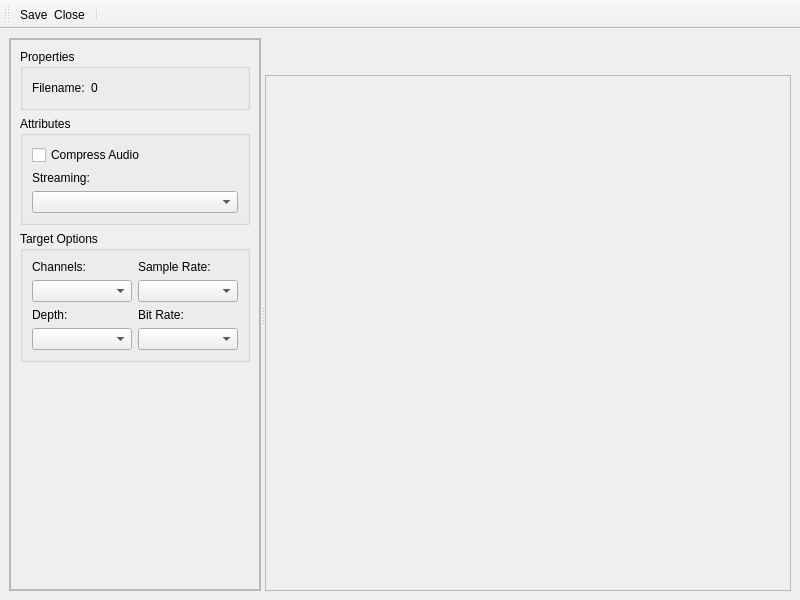
<?xml version="1.0" encoding="UTF-8"?>
<ui version="4.0">
 <class>AssetEditor_Sound</class>
 <widget class="QMainWindow" name="AssetEditor_Sound">
  <property name="geometry">
   <rect>
    <x>0</x>
    <y>0</y>
    <width>800</width>
    <height>600</height>
   </rect>
  </property>
  <property name="windowTitle">
   <string>MainWindow</string>
  </property>
  <widget class="QWidget" name="centralwidget">
   <layout class="QGridLayout" name="gridLayout_9">
    <item row="0" column="0">
     <widget class="QSplitter" name="splitter">
      <property name="orientation">
       <enum>Qt::Horizontal</enum>
      </property>
      <widget class="QFrame" name="frame_2">
       <property name="sizePolicy">
        <sizepolicy hsizetype="Preferred" vsizetype="Preferred">
         <horstretch>1</horstretch>
         <verstretch>0</verstretch>
        </sizepolicy>
       </property>
       <property name="minimumSize">
        <size>
         <width>0</width>
         <height>0</height>
        </size>
       </property>
       <property name="frameShape">
        <enum>QFrame::StyledPanel</enum>
       </property>
       <property name="frameShadow">
        <enum>QFrame::Raised</enum>
       </property>
       <layout class="QGridLayout" name="gridLayout_2">
        <property name="leftMargin">
         <number>0</number>
        </property>
        <property name="topMargin">
         <number>0</number>
        </property>
        <property name="rightMargin">
         <number>0</number>
        </property>
        <property name="bottomMargin">
         <number>0</number>
        </property>
        <item row="0" column="0">
         <widget class="QScrollArea" name="scrollArea">
          <property name="sizePolicy">
           <sizepolicy hsizetype="Preferred" vsizetype="Expanding">
            <horstretch>0</horstretch>
            <verstretch>0</verstretch>
           </sizepolicy>
          </property>
          <property name="minimumSize">
           <size>
            <width>250</width>
            <height>0</height>
           </size>
          </property>
          <property name="frameShape">
           <enum>QFrame::StyledPanel</enum>
          </property>
          <property name="frameShadow">
           <enum>QFrame::Raised</enum>
          </property>
          <property name="horizontalScrollBarPolicy">
           <enum>Qt::ScrollBarAlwaysOff</enum>
          </property>
          <property name="sizeAdjustPolicy">
           <enum>QAbstractScrollArea::AdjustToContents</enum>
          </property>
          <property name="widgetResizable">
           <bool>true</bool>
          </property>
          <widget class="QWidget" name="scrollAreaWidgetContents">
           <property name="geometry">
            <rect>
             <x>0</x>
             <y>0</y>
             <width>248</width>
             <height>546</height>
            </rect>
           </property>
           <layout class="QGridLayout" name="gridLayout_8">
            <item row="1" column="0">
             <widget class="QGroupBox" name="groupBox_2">
              <property name="title">
               <string>Attributes</string>
              </property>
              <layout class="QGridLayout" name="gridLayout_4">
               <item row="0" column="0">
                <widget class="QCheckBox" name="checkBox_compress">
                 <property name="toolTip">
                  <string>Compress audio to Ogg Vorbis format</string>
                 </property>
                 <property name="text">
                  <string>Compress Audio</string>
                 </property>
                </widget>
               </item>
               <item row="1" column="0">
                <widget class="QLabel" name="label_5">
                 <property name="text">
                  <string>Streaming:</string>
                 </property>
                </widget>
               </item>
               <item row="2" column="0">
                <widget class="QComboBox" name="comboBox_streaming"/>
               </item>
              </layout>
             </widget>
            </item>
            <item row="2" column="0">
             <widget class="QGroupBox" name="groupBox_textureSettings">
              <property name="title">
               <string>Target Options</string>
              </property>
              <layout class="QGridLayout" name="gridLayout_6">
               <item row="0" column="0">
                <widget class="QLabel" name="label_channels">
                 <property name="text">
                  <string>Channels: </string>
                 </property>
                </widget>
               </item>
               <item row="0" column="1">
                <widget class="QLabel" name="label_sampleRate">
                 <property name="text">
                  <string>Sample Rate:</string>
                 </property>
                </widget>
               </item>
               <item row="1" column="0">
                <widget class="QComboBox" name="comboBox_channels"/>
               </item>
               <item row="1" column="1">
                <widget class="QComboBox" name="comboBox_sampleRate"/>
               </item>
               <item row="2" column="0">
                <widget class="QLabel" name="label__depth">
                 <property name="text">
                  <string>Depth:</string>
                 </property>
                </widget>
               </item>
               <item row="2" column="1">
                <widget class="QLabel" name="label_kbps">
                 <property name="text">
                  <string>Bit Rate:</string>
                 </property>
                </widget>
               </item>
               <item row="3" column="0">
                <widget class="QComboBox" name="comboBox_depth"/>
               </item>
               <item row="3" column="1">
                <widget class="QComboBox" name="comboBox_bitRate"/>
               </item>
              </layout>
             </widget>
            </item>
            <item row="3" column="0">
             <spacer name="verticalSpacer_2">
              <property name="orientation">
               <enum>Qt::Vertical</enum>
              </property>
              <property name="sizeHint" stdset="0">
               <size>
                <width>17</width>
                <height>1</height>
               </size>
              </property>
             </spacer>
            </item>
            <item row="0" column="0">
             <widget class="QGroupBox" name="groupBox_properties">
              <property name="title">
               <string>Properties</string>
              </property>
              <property name="flat">
               <bool>false</bool>
              </property>
              <layout class="QGridLayout" name="gridLayout_3">
               <item row="0" column="0">
                <layout class="QHBoxLayout" name="horizontalLayout_6">
                 <item>
                  <widget class="QLabel" name="label_filenameTitle">
                   <property name="text">
                    <string>Filename:</string>
                   </property>
                  </widget>
                 </item>
                 <item>
                  <widget class="QLabel" name="label_filenameValue">
                   <property name="text">
                    <string>0</string>
                   </property>
                  </widget>
                 </item>
                </layout>
               </item>
               <item row="0" column="1">
                <spacer name="horizontalSpacer_7">
                 <property name="orientation">
                  <enum>Qt::Horizontal</enum>
                 </property>
                 <property name="sizeHint" stdset="0">
                  <size>
                   <width>276</width>
                   <height>20</height>
                  </size>
                 </property>
                </spacer>
               </item>
              </layout>
             </widget>
            </item>
           </layout>
          </widget>
         </widget>
        </item>
       </layout>
      </widget>
      <widget class="QWidget" name="widget" native="true">
       <property name="sizePolicy">
        <sizepolicy hsizetype="MinimumExpanding" vsizetype="Preferred">
         <horstretch>100</horstretch>
         <verstretch>0</verstretch>
        </sizepolicy>
       </property>
       <layout class="QGridLayout" name="gridLayout">
        <property name="leftMargin">
         <number>0</number>
        </property>
        <property name="topMargin">
         <number>0</number>
        </property>
        <property name="rightMargin">
         <number>0</number>
        </property>
        <property name="bottomMargin">
         <number>0</number>
        </property>
        <property name="horizontalSpacing">
         <number>0</number>
        </property>
        <item row="0" column="0">
         <widget class="QFrame" name="frame">
          <property name="sizePolicy">
           <sizepolicy hsizetype="MinimumExpanding" vsizetype="Preferred">
            <horstretch>0</horstretch>
            <verstretch>0</verstretch>
           </sizepolicy>
          </property>
          <layout class="QVBoxLayout" name="verticalLayout_2">
           <property name="leftMargin">
            <number>0</number>
           </property>
           <property name="topMargin">
            <number>0</number>
           </property>
           <property name="rightMargin">
            <number>0</number>
           </property>
           <property name="bottomMargin">
            <number>0</number>
           </property>
           <item>
            <widget class="QFrame" name="frame_3">
             <property name="frameShape">
              <enum>QFrame::NoFrame</enum>
             </property>
             <property name="frameShadow">
              <enum>QFrame::Plain</enum>
             </property>
             <layout class="QHBoxLayout" name="horizontalLayout_10">
              <property name="spacing">
               <number>4</number>
              </property>
              <property name="leftMargin">
               <number>4</number>
              </property>
              <property name="topMargin">
               <number>4</number>
              </property>
              <property name="rightMargin">
               <number>4</number>
              </property>
              <property name="bottomMargin">
               <number>4</number>
              </property>
              <item>
               <widget class="QToolButton" name="toolButton_animationToggle">
                <property name="toolTip">
                 <string>Play/Pause animation</string>
                </property>
                <property name="text">
                 <string/>
                </property>
                <property name="icon">
                 <iconset resource="skin.qrc">
                  <normaloff>:/main/icons/control.png</normaloff>
                  <normalon>:/main/icons/control-pause.png</normalon>:/main/icons/control.png</iconset>
                </property>
                <property name="checkable">
                 <bool>true</bool>
                </property>
                <property name="checked">
                 <bool>false</bool>
                </property>
                <property name="autoRaise">
                 <bool>true</bool>
                </property>
                <property name="arrowType">
                 <enum>Qt::NoArrow</enum>
                </property>
               </widget>
              </item>
              <item>
               <spacer name="horizontalSpacer_11">
                <property name="orientation">
                 <enum>Qt::Horizontal</enum>
                </property>
                <property name="sizeHint" stdset="0">
                 <size>
                  <width>103</width>
                  <height>20</height>
                 </size>
                </property>
               </spacer>
              </item>
             </layout>
            </widget>
           </item>
          </layout>
         </widget>
        </item>
        <item row="1" column="0">
         <widget class="QFrame" name="frame_4">
          <property name="sizePolicy">
           <sizepolicy hsizetype="Preferred" vsizetype="Preferred">
            <horstretch>0</horstretch>
            <verstretch>1</verstretch>
           </sizepolicy>
          </property>
          <property name="frameShape">
           <enum>QFrame::StyledPanel</enum>
          </property>
          <property name="frameShadow">
           <enum>QFrame::Raised</enum>
          </property>
         </widget>
        </item>
       </layout>
      </widget>
     </widget>
    </item>
   </layout>
  </widget>
  <widget class="QToolBar" name="toolBar">
   <property name="windowTitle">
    <string>toolBar</string>
   </property>
   <attribute name="toolBarArea">
    <enum>TopToolBarArea</enum>
   </attribute>
   <attribute name="toolBarBreak">
    <bool>false</bool>
   </attribute>
   <addaction name="actionSave_Close"/>
   <addaction name="separator"/>
  </widget>
  <action name="actionSave_Close">
   <property name="icon">
    <iconset resource="skin.qrc">
     <normaloff>:/main/icons/tick.png</normaloff>:/main/icons/tick.png</iconset>
   </property>
   <property name="text">
    <string>Save &amp; Close</string>
   </property>
   <property name="toolTip">
    <string>Save and close asset</string>
   </property>
  </action>
 </widget>
 <resources>
  <include location="skin.qrc"/>
 </resources>
 <connections/>
</ui>
